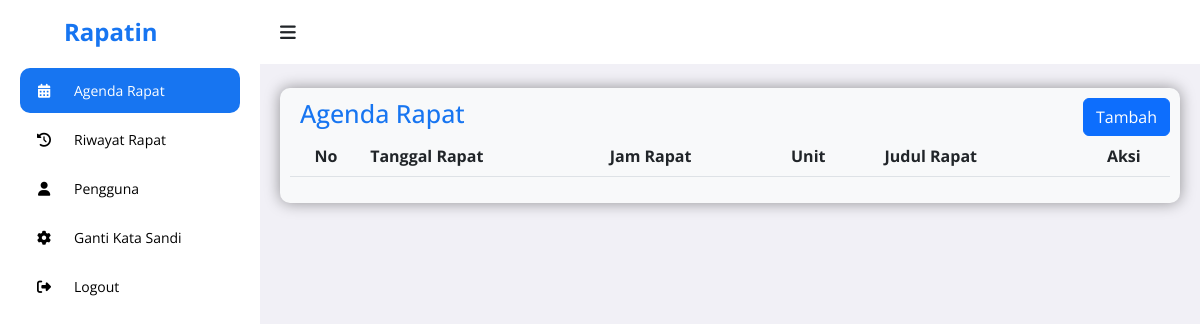
Before: /ketua/agenda.php (signed in) with the older database file.
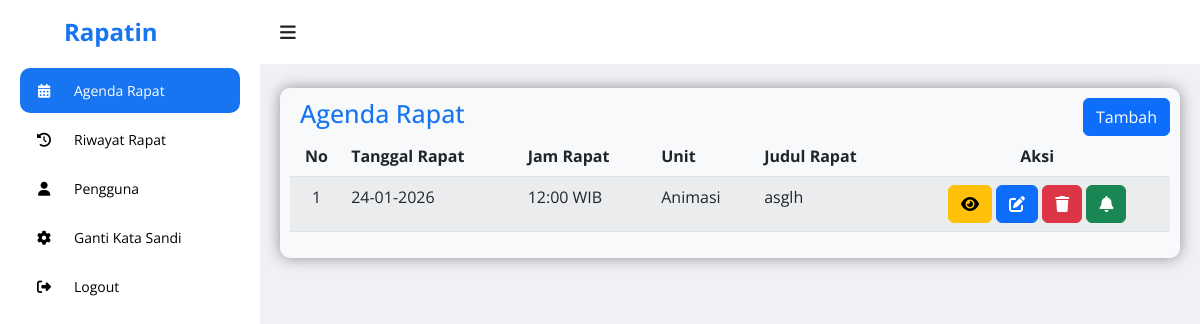
After: the same page with the newer database file.
### tables this page shows
CREATE TABLE `agenda_rapat` (
  `id_rapat` int NOT NULL,
  `tanggal_rapat` date NOT NULL,
  `jam_rapat` time NOT NULL,
  `judul_rapat` varchar(255) NOT NULL,
  `ruang_rapat` varchar(100) DEFAULT NULL,
  `keterangan` text,
  `notulen_file` varchar(255) DEFAULT NULL,
  `id_unit` int NOT NULL,
  `id_pembuat` int NOT NULL,
  `status` enum('aktif','dibatalkan') DEFAULT 'aktif'
);

CREATE TABLE `unit` (
  `id_unit` int NOT NULL,
  `nama_unit` varchar(255) NOT NULL
);

### ketua/agenda.php (the view, shortened to what the changed rows need)
<?php
include("php/koneksi.php");
$id_pembuat_rapat = $_SESSION['id_user'];
$list_rapat = [];
$sql_read = "SELECT
                r.*,
                o.nama_unit
             FROM agenda_rapat r
             JOIN unit o ON r.id_unit = o.id_unit
             WHERE r.id_pembuat = '$id_pembuat_rapat'
             -- MODIFIKASI: Hanya ambil rapat yang belum berlangsung
             AND CONCAT(r.tanggal_rapat, ' ', r.jam_rapat) > NOW()
             ORDER BY r.tanggal_rapat ASC, r.jam_rapat ASC";
$q_read = mysqli_query($koneksi, $sql_read);
while ($r_read = mysqli_fetch_assoc($q_read)) {
    $list_rapat[] = $r_read;
}
?>
<!DOCTYPE html>
<html lang="en">
<head>
	<link rel="stylesheet" href="https://cdnjs.cloudflare.com/ajax/libs/font-awesome/6.4.0/css/all.min.css">
	<link rel="stylesheet" href="https://cdn.jsdelivr.net/npm/bootstrap@5.2.3/dist/css/bootstrap.min.css">
	<link rel="stylesheet" href="https://cdn.datatables.net/2.3.4/css/dataTables.bootstrap5.css">
	<link rel="stylesheet" href="https://cdn.datatables.net/responsive/2.3.4/css/responsive.bootstrap5.min.css">
	<link rel="stylesheet" href="https://cdn.jsdelivr.net/npm/select2@4.1.0-rc.0/dist/css/select2.min.css" />
	<link rel="stylesheet" href="https://cdn.jsdelivr.net/npm/select2-bootstrap-5-theme@1.3.0/dist/select2-bootstrap-5-theme.min.css" />
	<link rel="stylesheet" href="https://cdn.jsdelivr.net/npm/select2-bootstrap-5-theme@1.3.0/dist/select2-bootstrap-5-theme.rtl.min.css" />
	<link rel="stylesheet" href="https://unpkg.com/aos@next/dist/aos.css" />
	<link rel="stylesheet" href="../assets/admin.css">
</head>
<body>
	<section id="content">
		<main>
			<div data-aos="fade-down" class="rapat bg-light">
				<div class="tableheader">
					<h2>Agenda Rapat</h2>
				</div>
				<table id="tabel-rapat" class="table table-striped">
        			<thead>
        			    <tr>
        			        <th class="text-center">No</th>
        			        <th>Tanggal Rapat</th>
        			        <th>Jam Rapat</th>
        			        <th>Unit</th>
        			        <th>Judul Rapat</th>
        			        <th class="text-center">Aksi</th>
        			    </tr>
        			</thead>
        			<tbody>
    				    <?php $no = 1; foreach ($list_rapat as $rapat) : ?>
    				    <tr>
    				        <td class="text-center"><?php echo $no++; ?></td>
    				        <td><?php echo htmlspecialchars(date('d-m-Y', strtotime($rapat['tanggal_rapat']))); ?></td>
    				        <td><?php echo htmlspecialchars(date('H:i', strtotime($rapat['jam_rapat'])) . ' WIB'); ?></td>
    				        <td><?php echo htmlspecialchars($rapat['nama_unit']); ?></td>
    				        <td><?php echo htmlspecialchars($rapat['judul_rapat']); ?></td>
    				        <td class="text-center">
    				            <button type="button" class="btn btn-warning aksi view-rapat-btn" data-bs-toggle="modal" data-bs-target="#viewModal" data-id="<?php echo $rapat['id_rapat']; ?>"><i class="fa-solid fa-eye"></i></button>
    				            <button type="button" class="btn btn-primary aksi"
								data-bs-toggle="modal"
								data-bs-target="#editModal"
								data-id="<?php echo $rapat['id_rapat']; ?>"
								data-tanggal="<?php echo $rapat['tanggal_rapat']; ?>"
    							data-jam="<?php echo $rapat['jam_rapat']; ?>"
								data-judul="<?php echo htmlspecialchars($rapat['judul_rapat']); ?>"
								data-ruangan="<?php echo htmlspecialchars($rapat['ruang_rapat']); ?>"
								data-keterangan="<?php echo htmlspecialchars($rapat['keterangan']); ?>"
								data-unitid="<?php echo $rapat['id_unit']; ?>"
								data-notulen="<?php echo htmlspecialchars($rapat['notulen_file']); ?>"
								<?php
    							    $peserta_arr_ids = [];
    							    $q_p = mysqli_query($koneksi, "SELECT id_user FROM peserta_rapat WHERE id_rapat = '{$rapat['id_rapat']}'");
    							    while ($r_p = mysqli_fetch_assoc($q_p)) {
    							        $peserta_arr_ids[] = $r_p['id_user'];
    							    }
    							    $peserta_json = json_encode($peserta_arr_ids);
    							?>
    							data-peserta='<?php echo htmlspecialchars($peserta_json, ENT_QUOTES, 'UTF-8'); ?>'
								>
								<i class="fa-solid fa-pen-to-square"></i></button>
    				            <button type="button" class="btn btn-danger aksi" data-bs-toggle="modal" data-bs-target="#deletemodal" data-id="<?php echo $rapat['id_rapat']; ?>"><i class="fa-solid fa-trash"></i></i></button>
    				            <button type="button" class="btn btn-success aksi" data-bs-toggle="modal" data-bs-target="#notifmodal" data-id="<?php echo $rapat['id_rapat']; ?>"><i class="fa-solid fa-bell"></i></i></button>
    				        </td>
    				    </tr>
    				    <?php endforeach; ?>
    				</tbody>
    			</table>
			</div>
		</main>
	</section>
</body>
</html>

Changed rows visible on the page:
added agenda_rapat: tanggal_rapat "24-01-2026", jam_rapat "12:00 WIB", id_unit.nama_unit "Animasi", judul_rapat "asglh"
